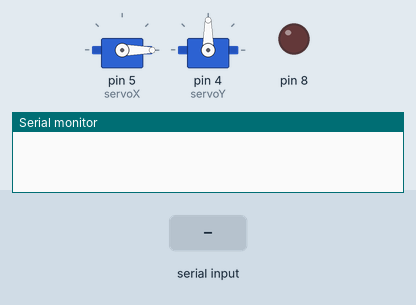
Simulated run of this sketch. Board: Arduino Uno, built with avr-gcc and run on an emulated ATmega328P. On the bench: 2 × servo, output pins drawn as LEDs (lit = HIGH), the last lines printed to the serial monitor. The test bench sets the inputs (shaded band). Random numbers use the default seed unless the sketch sets one.

Above: at 1.2 s.
1.3 s: "90,45\n" received over the second serial link
At 5.9 s:
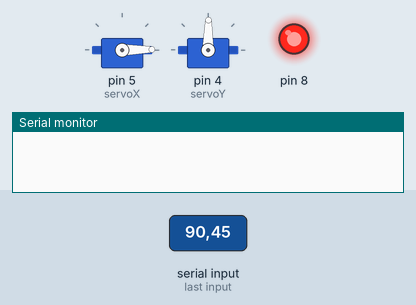
9.7 s: "1\n" received over Serial
At 17.1 s:
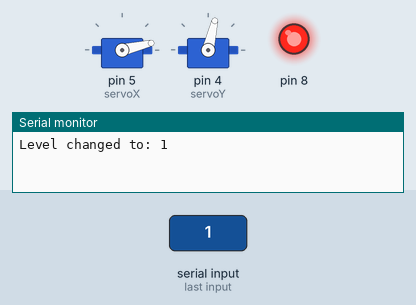
45.2 s: "3\n" received over Serial
At 46.0 s:
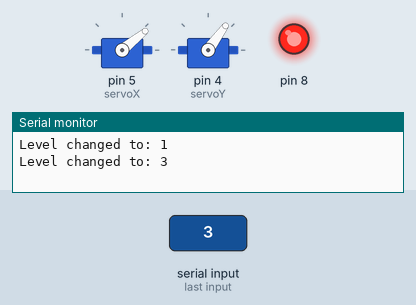
61.7 s: "1\n" received over Serial
Timing chart, 0 to 101.2 s (numbered marks = the images above; inputs shaded):
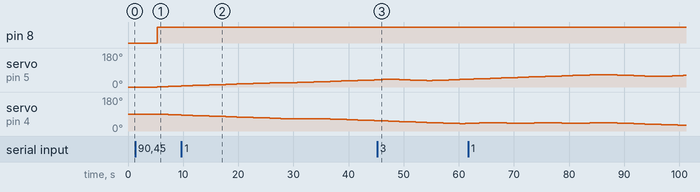

Measured:
- after the input at 1.3 s, pin 8: LOW → HIGH after 4.0 s

The sketch:

sketch.ino
```cpp
#include <Servo.h>
#include <SoftwareSerial.h>
Servo servoX;
Servo servoY;
int level = 1;
int targetDuration = 5000;
SoftwareSerial bluetooth(10,11);
unsigned long lastMoveTime = 0;
int randomX, randomY, currentX, currentY;
bool isMovingX = false, isMovingY = false;

void setup()
{
  servoX.attach(5);
  servoY.attach(4);
  pinMode(8, OUTPUT);
  Serial.begin(9600);
  bluetooth.begin(9600);
  servoX.write(0);
  servoY.write(90);
}

void loop()
{
  if (bluetooth.available())
  //if (Serial.available())
  {
    int newLevel = Serial.parseInt();
    if (newLevel >= 1 && newLevel <= 4)
    {
      level = newLevel;
      Serial.print("Level changed to: ");
      Serial.println(level);

      if (level == 1)
        targetDuration = 5000;
      else if (level == 2)
        targetDuration = 3000;
      else if (level == 3)
      targetDuration = 2000;
      else if (level == 4)
      targetDuration = 1000;
    }
  }

  gameScope(targetDuration);
}

void gameScope(int duration)
{
  unsigned long currentTime = millis();

  if (currentTime - lastMoveTime >= duration)
  {
    lastMoveTime = currentTime;

    randomX = random(0, 150);
    randomY = random(0, 75);
    currentX = servoX.read();
    currentY = servoY.read();

    isMovingX = true;
    isMovingY = true;

    digitalWrite(8, HIGH);
  }

  if (isMovingX)
  {
    if (randomX > currentX)
    {
      currentX++;
      servoX.write(currentX);
    }
    else if (randomX < currentX)
    {
      currentX--;
      servoX.write(currentX);
    }
    else
    {
      isMovingX = false;
    }
  }

  if (isMovingY)
  {
    if (randomY > currentY)
    {
      currentY++;
      servoY.write(currentY);
    }
    else if (randomY < currentY)
    {
      currentY--;
      servoY.write(currentY);
    }
    else
    {
      isMovingY = false;
    }
  }

  if (!isMovingX && !isMovingY)
    digitalWrite(8, LOW);
}
```
